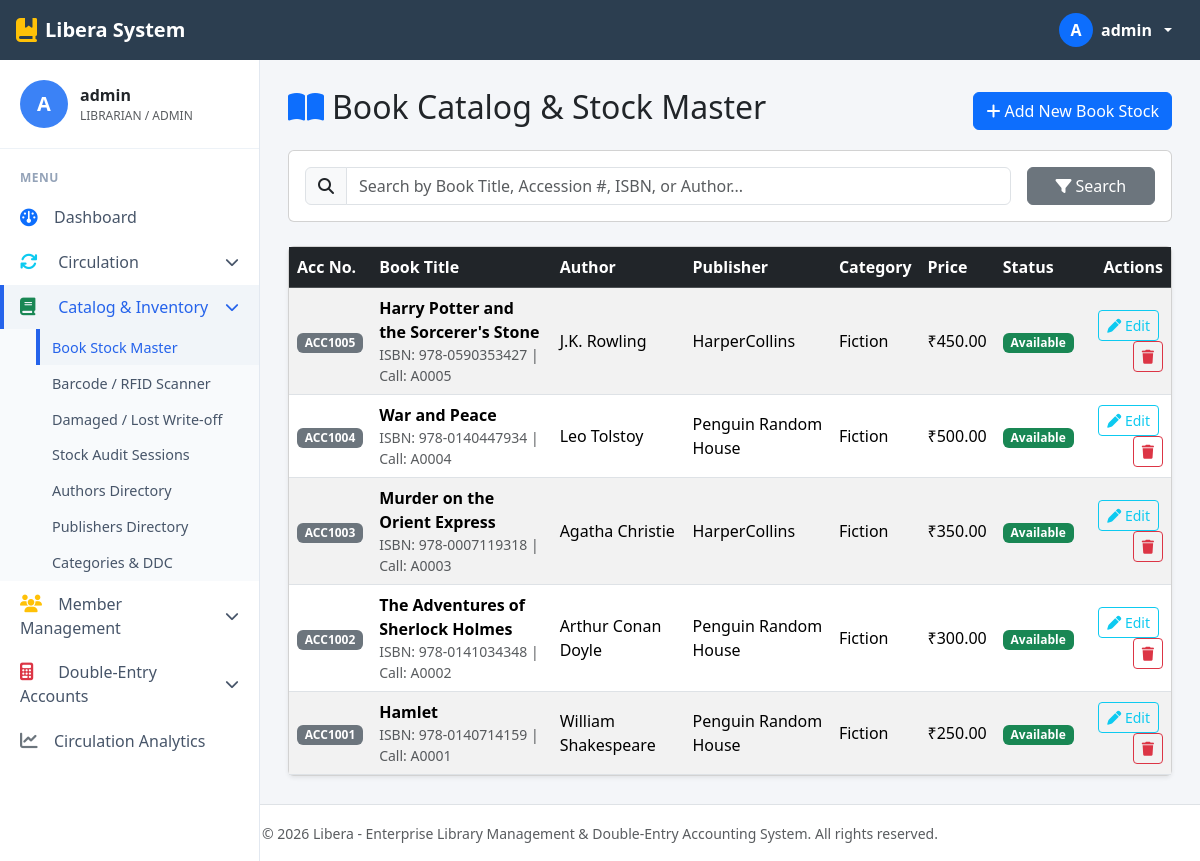
/modules/inventory/books.php (signed in), run on the app's committed database.
### tables this page shows
CREATE TABLE IF NOT EXISTS `MstrBookStock` (
	`BookNumber` int NOT NULL AUTO_INCREMENT PRIMARY KEY,
	`BookName` varchar(150) NULL,
	`BookStatus` tinyint NULL DEFAULT 1,  
	`BookCode` varchar(50) NULL,
	`BookRemarks` varchar(150) NULL,
	`CallNumber` varchar(50) NULL,
	`ISBNumber` varchar(50) NULL,
	`AccessionNumber` varchar(50) NULL,
	`AuthorNumber` int NULL,
	`ClassNumber` int NULL,
	`PublisherNumber` int NULL,
	`InvoiceNumber` varchar(50) NULL,
	`InvoiceDate` datetime NULL,
	`BookPrice` double NULL,
	`LanguageNumber` tinyint NULL,
	`CategoryNumber` tinyint NULL
);

CREATE TABLE IF NOT EXISTS `MstrAuthor` (
	`AuthorNumber` int NOT NULL AUTO_INCREMENT PRIMARY KEY,
	`AuthorName` varchar(100) NULL,
	`AuthorStatus` tinyint NULL DEFAULT 1,
	`AuthorCode` varchar(50) NULL,
	`AuthorRemarks` varchar(150) NULL,
	`AuthorPlace` varchar(50) NULL,
	`AuthorBirthDate` datetime NULL,
	`LanguageNumber` tinyint NULL
);

CREATE TABLE IF NOT EXISTS `MstrPublisher` (
	`PublisherNumber` smallint NOT NULL AUTO_INCREMENT PRIMARY KEY,
	`PublisherName` varchar(100) NOT NULL,
	`PublisherStatus` tinyint NULL DEFAULT 1,
	`PublisherCode` varchar(25) NULL,
	`PublisherRemarks` varchar(250) NULL,
	`PublisherAddress` varchar(100) NULL,
	`PublisherPlace` varchar(100) NULL,
	`PublisherPhone` varchar(50) NULL
);

CREATE TABLE IF NOT EXISTS `MstrCategory` (
	`CategoryNumber` tinyint NOT NULL AUTO_INCREMENT PRIMARY KEY,
	`CategoryName` varchar(50) NULL,
	`CategoryStatus` tinyint NULL DEFAULT 1
);

### includes/auth.php (called while the page is built, shortened)
<?php
function sanitize_input($data) {
    return htmlspecialchars(trim($data), ENT_QUOTES, 'UTF-8');
}

### config/db.php (called while the page is built, shortened)
<?php
$db_driver = 'mysqli';
$mysqli_conn = @mysqli_connect(DB_HOST, DB_USER, DB_PASS, DB_NAME, DB_PORT);
if ($mysqli_conn) {
    $db_driver = 'mysqli';
}
function db_query($conn, $sql, $types = "", $params = []) {
    global $db_driver;
    if ($db_driver === 'mysqli') {
        if (empty($params)) {
            return mysqli_query($conn, $sql);
        }
        $stmt = mysqli_prepare($conn, $sql);
        mysqli_stmt_bind_param($stmt, $types, ...$params);
        mysqli_stmt_execute($stmt);
        $result = mysqli_stmt_get_result($stmt);
        return $result;
    }
}
if ($db_driver === 'sqlite') {
    function db_num_rows($res) {
        if (is_object($res) && isset($res->num_rows)) return $res->num_rows;
        if (is_object($res) && method_exists($res, 'num_rows')) return $res->num_rows();
        if ($res instanceof mysqli_result) return mysqli_num_rows($res);
        return 0;
    }
    function db_fetch_assoc($res) {
        if (is_object($res) && method_exists($res, 'fetch_assoc')) return $res->fetch_assoc();
        if ($res instanceof mysqli_result) return mysqli_fetch_assoc($res);
        return false;
    }
    function db_data_seek($res, $offset) {
        if (is_object($res) && method_exists($res, 'data_seek')) return $res->data_seek($offset);
        if ($res instanceof mysqli_result) return mysqli_data_seek($res, $offset);
        return false;
    }
} else {
    function db_num_rows($res) {
        return ($res instanceof mysqli_result) ? mysqli_num_rows($res) : 0;
    }
    function db_fetch_assoc($res) {
        return ($res instanceof mysqli_result) ? mysqli_fetch_assoc($res) : false;
    }
}

### modules/inventory/books.php (the view, shortened to what this page needs)
<?php
require_once __DIR__ . '/../../config/db.php';
require_once __DIR__ . '/../../includes/auth.php';
$search = sanitize_input($_GET['search'] ?? '');
$where_clause = "";
$params = [];
$types = "";
$sql_books = "SELECT b.*, a.AuthorName, p.PublisherName, c.CategoryName, lang.LanguageName, cl.ClassName
              FROM MstrBookStock b
              LEFT JOIN MstrAuthor a ON b.AuthorNumber = a.AuthorNumber
              LEFT JOIN MstrPublisher p ON b.PublisherNumber = p.PublisherNumber
              LEFT JOIN MstrCategory c ON b.CategoryNumber = c.CategoryNumber
              LEFT JOIN MstrLanguage lang ON b.LanguageNumber = lang.LanguageNumber
              LEFT JOIN MstrClassification cl ON b.ClassNumber = cl.ClassNumber
              $where_clause
              ORDER BY b.BookNumber DESC LIMIT 100";
$books_result = db_query($conn, $sql_books, $types, $params);
require_once __DIR__ . '/../../includes/header.php';
?>
<div class="d-flex justify-content-between align-items-center mb-3">
    <h2><i class="fa-solid fa-book-open text-primary me-2"></i>Book Catalog & Stock Master</h2>
    <button class="btn btn-primary" data-bs-toggle="modal" data-bs-target="#addBookModal">
        <i class="fa-solid fa-plus me-1"></i>Add New Book Stock
    </button>
</div>
<div class="card mb-4">
    <div class="card-body">
        <form method="GET" action="books.php" class="row g-3">
            <div class="col-md-10">
                <div class="input-group">
                    <span class="input-group-text"><i class="fa-solid fa-magnifying-glass"></i></span>
                    <input type="text" name="search" class="form-control" placeholder="Search by Book Title, Accession #, ISBN, or Author..." value="<?php echo htmlspecialchars($search); ?>">
                </div>
            </div>
            <div class="col-md-2">
                <button type="submit" class="btn btn-secondary w-100"><i class="fa-solid fa-filter me-1"></i>Search</button>
            </div>
        </form>
    </div>
</div>
<div class="card shadow-sm">
    <div class="card-body p-0">
        <div class="table-responsive">
            <table class="table table-hover table-striped align-middle mb-0">
                <thead class="table-dark">
                    <tr>
                        <th>Acc No.</th>
                        <th>Book Title</th>
                        <th>Author</th>
                        <th>Publisher</th>
                        <th>Category</th>
                        <th>Price</th>
                        <th>Status</th>
                        <th class="text-end">Actions</th>
                    </tr>
                </thead>
                <tbody>
                    <?php if ($books_result && db_num_rows($books_result) > 0): ?>
                        <?php while ($b = db_fetch_assoc($books_result)): ?>
                            <tr>
                                <td><span class="badge bg-secondary"><?php echo htmlspecialchars($b['AccessionNumber'] ?? 'N/A'); ?></span></td>
                                <td>
                                    <strong><?php echo htmlspecialchars($b['BookName']); ?></strong>
                                    <div class="text-muted small">ISBN: <?php echo htmlspecialchars($b['ISBNumber'] ?? 'N/A'); ?> | Call: <?php echo htmlspecialchars($b['CallNumber'] ?? 'N/A'); ?></div>
                                </td>
                                <td><?php echo htmlspecialchars($b['AuthorName'] ?? 'Unassigned'); ?></td>
                                <td><?php echo htmlspecialchars($b['PublisherName'] ?? 'Unassigned'); ?></td>
                                <td><?php echo htmlspecialchars($b['CategoryName'] ?? 'General'); ?></td>
                                <td>₹<?php echo number_format($b['BookPrice'] ?? 0, 2); ?></td>
                                <td>
                                    <?php if ($b['BookStatus'] == 1): ?>
                                        <span class="badge bg-success">Available</span>
                                    <?php elseif ($b['BookStatus'] == 2): ?>
                                        <span class="badge bg-warning text-dark">Issued</span>
                                    <?php else: ?>
                                        <span class="badge bg-danger">Inactive</span>
                                    <?php endif; ?>
                                </td>
                                <td class="text-end">
                                    <button class="btn btn-sm btn-outline-info me-1" data-bs-toggle="modal" data-bs-target="#editBookModal<?php echo $b['BookNumber']; ?>">
                                        <i class="fa-solid fa-pen"></i> Edit
                                    </button>
                                    <form method="POST" action="books.php" class="d-inline" onsubmit="return confirm('Are you sure you want to remove this book stock item?');">
                                        <button type="submit" class="btn btn-sm btn-outline-danger"><i class="fa-solid fa-trash"></i></button>
                                    </form>
                                </td>
                            </tr>
                        <?php endwhile; ?>
                    <?php else: ?>
                        <tr>
                            <td colspan="8" class="text-center text-muted py-4">No book stock records found.</td>
                        </tr>
                    <?php endif; ?>
                </tbody>
            </table>
        </div>
    </div>
</div>
<?php require_once __DIR__ . '/../../includes/footer.php'; ?>

### includes/header.php (style rules this page uses)
:root { --sidebar-width: 260px; --topbar-height: 60px; --brand-color: #34495e; --primary-blue: #2c3e50; --bg-light: #f4f6f9; }
body { background-color: var(--bg-light); font-family: 'Segoe UI', system-ui, -apple-system, sans-serif; min-height: 100vh; }

### data on the page
mstrbookstock: AccessionNumber "ACC1005", BookName "Harry Potter and the Sorcerer's Stone", ISBNumber "978-0590353427", CallNumber "A0005", mstrauthor.AuthorName "J.K. Rowling", mstrpublisher.PublisherName "HarperCollins", mstrcategory.CategoryName "Fiction", BookPrice "450.00", BookStatus "Available"
mstrbookstock: AccessionNumber "ACC1004", BookName "War and Peace", ISBNumber "978-0140447934", CallNumber "A0004", mstrauthor.AuthorName "Leo Tolstoy", mstrpublisher.PublisherName "Penguin Random House", mstrcategory.CategoryName "Fiction", BookPrice "500.00", BookStatus "Available"
mstrbookstock: AccessionNumber "ACC1003", BookName "Murder on the Orient Express", ISBNumber "978-0007119318", CallNumber "A0003", mstrauthor.AuthorName "Agatha Christie", mstrpublisher.PublisherName "HarperCollins", mstrcategory.CategoryName "Fiction", BookPrice "350.00", BookStatus "Available"
mstrbookstock: AccessionNumber "ACC1002", BookName "The Adventures of Sherlock Holmes", ISBNumber "978-0141034348", CallNumber "A0002", mstrauthor.AuthorName "Arthur Conan Doyle", mstrpublisher.PublisherName "Penguin Random House", mstrcategory.CategoryName "Fiction", BookPrice "300.00", BookStatus "Available"
mstrbookstock: AccessionNumber "ACC1001", BookName "Hamlet", ISBNumber "978-0140714159", CallNumber "A0001", mstrauthor.AuthorName "William Shakespeare", mstrpublisher.PublisherName "Penguin Random House", mstrcategory.CategoryName "Fiction", BookPrice "250.00", BookStatus "Available"

### other printed values
substr($_SESSION['username'] ?? 'A', 0, 1) "A"
$_SESSION['username'] "admin"
